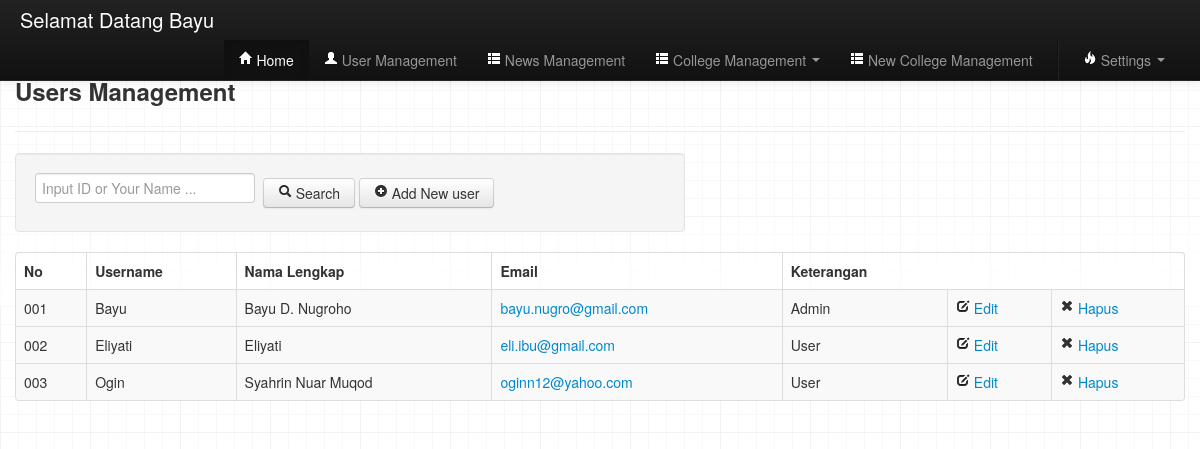
Screenshot of /admin/Tampil-User.php (signed in) with the database file from the repository.
### tables this page shows
CREATE TABLE IF NOT EXISTS `user` (
  `iduser` varchar(50) NOT NULL DEFAULT '',
  `username` varchar(13) DEFAULT NULL,
  `password` varchar(10) DEFAULT NULL,
  `namalengkap` varchar(30) DEFAULT NULL,
  `email` varchar(25) DEFAULT NULL,
  `level` varchar(25) NOT NULL DEFAULT 'user',
  PRIMARY KEY (`iduser`)
);

### admin/Tampil-User.php (the view, shortened to what this page needs)
<?php
	include 'Admin.php';
?>
<!DOCTYPE html PUBLIC "-//W3C//DTD XHTML 1.0 Transitional//EN" "http://www.w3.org/TR/xhtml1/DTD/xhtml1-transitional.dtd">
<html xmlns="http://www.w3.org/1999/xhtml">
<head>
	<link rel="stylesheet" type="text/css" href="../style/bootstrap/css/bootstrap.css" />
	<link rel="stylesheet" type="text/css" href="../style/bootstrap/css/bootstrap.min.css" />
	<link rel="stylesheet" type="text/css" href="../style/bootstrap/css/bootstrap-responsive.css" />
	<link rel="stylesheet" type="text/css" href="../style/bootstrap/css/bootstrap-responsive.min.css" />
</head>
<body>
		<div class="container">
			<div class="row">
				<div class="span12">
					<form class="form-horizontal">
						<h3>Users Management</h3><hr>
					</form>
				</div>
				<div class="span7">
					<fieldset>
						<form class="form-stacked well" method="POST" action="">
								<input type="text" placeholder="Input ID or Your Name ..."> &nbsp;<a class="btn"><li class="icon-search "></li> Search</a>&nbsp;<a class="btn" href="AddUser.php"><li class="icon-plus-sign"></li> Add New user</a>
						</form>
					</fieldset>
				</div>
			</div>
			<div class="row">
				<div class="span12">
					<form class="form-vertical">
						<table class="table table-striped table-bordered table-hover">
							<thead>
								<tr>
									<th>No</th>
									<th>Username</th>
									<th>Nama Lengkap</th>
									<th>Email</th>
									<th>Keterangan</th>
								</tr>
							</thead>
							<?php
 								$tampil = mysql_query("SELECT * FROM user ORDER BY iduser");
								 while ( $hasil = mysql_fetch_array($tampil)) {
									echo "	<tbody>
												<tr>
													<td>$hasil[iduser]</td>
													<td>$hasil[username]</td>
													<td>$hasil[namalengkap]</td>
													<td><a href=mailto:$hasil[email]>$hasil[email]</a></td>
													<td>$hasil[level]</td>
													<td><a href=EditUser.php?iduser=$hasil[iduser]><i class='icon-edit'></i> Edit</a></td>
													<td><a href=../controller/delete.php?iduser=$hasil[iduser] onclick=confirmDelete()><i class='icon-remove'></i> Hapus</a></td>
												</tr>
											</tbody
										 ";
								 }
								?>
					</form>
				</div>
			</div>
		</div>
</body>
</html>

### style/default.css (style rules this page uses)
body { background-image: url('../img/grid-18px-masked.png'); }
.well { background-color:#F8F8F8; }

### admin/Admin.php (style rules this page uses)
body { padding-top: 60px; }

### admin/Tampil-User.php (style rules this page uses)
body { background-image:url(../img/grid-18px-masked.png); background-repeat:repeat; }

### rows the page displays
user: iduser "001", username "Bayu", namalengkap "Bayu D. Nugroho", email "bayu.nugro@gmail.com", level "Admin"
user: iduser "002", username "Eliyati", namalengkap "Eliyati", email "eli.ibu@gmail.com", level "User"
user: iduser "003", username "Ogin", namalengkap "Syahrin Nuar Muqod", email "oginn12@yahoo.com", level "User"

### other values shown
$_SESSION['username'] "Bayu"
